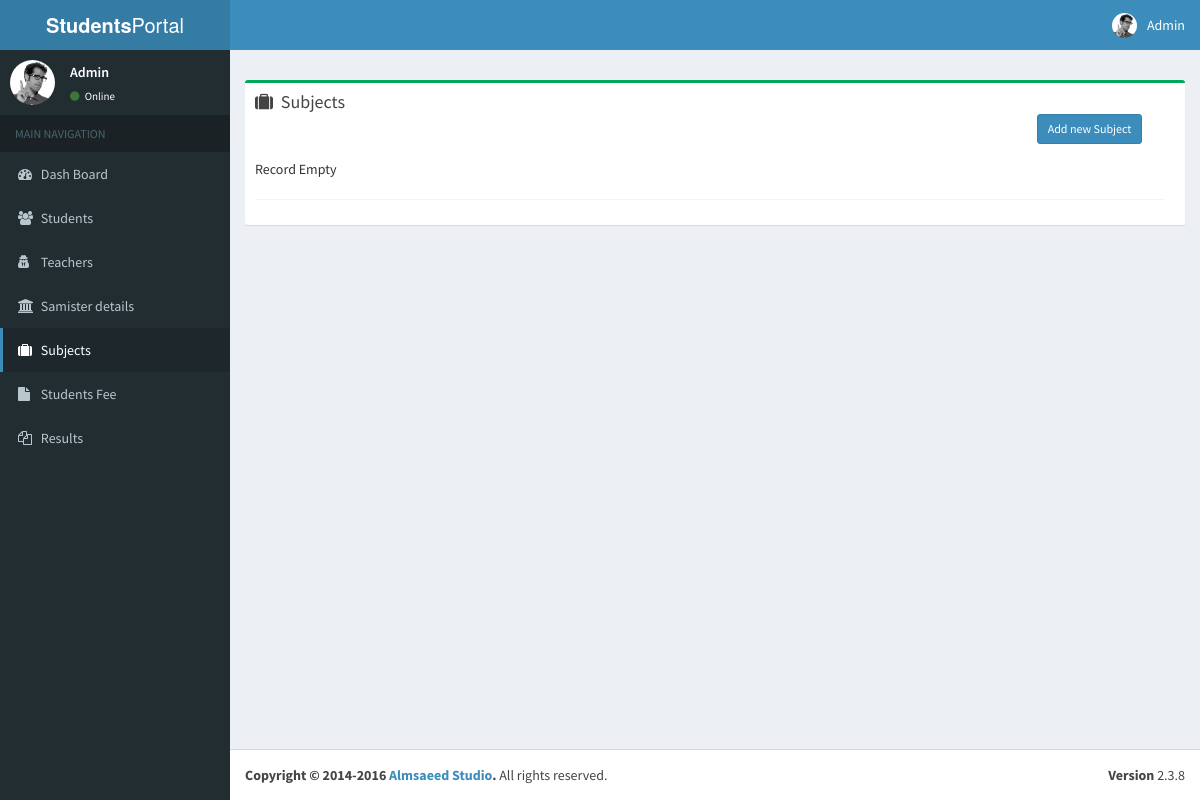
Before: /subjects.php with the older database file.
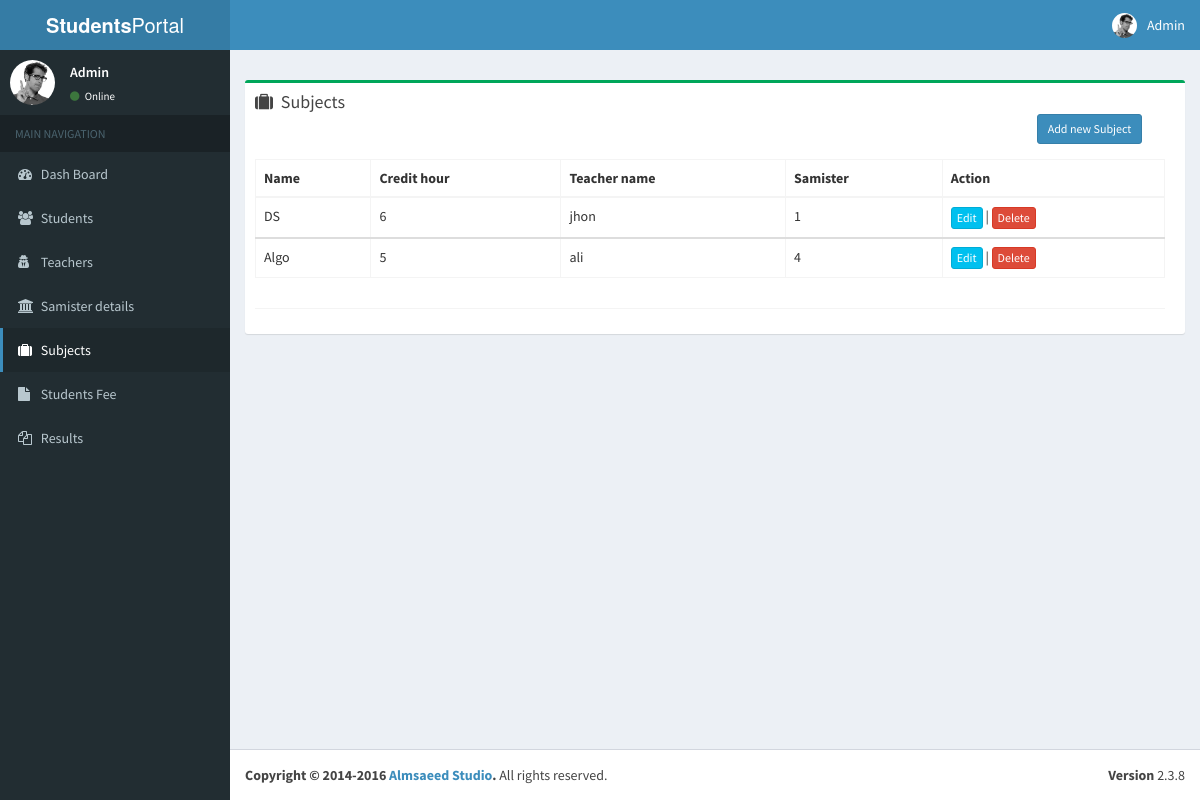
After: the same page with the newer database file.
### tables this page shows
CREATE TABLE `subjects` (
  `id` int(10) UNSIGNED NOT NULL,
  `name` varchar(191) NOT NULL,
  `credit_hour` varchar(191) NOT NULL,
  `teacher_id` int(10) UNSIGNED NOT NULL,
  `samester_id` int(10) UNSIGNED NOT NULL,
  `created_at` timestamp NULL DEFAULT NULL,
  `updated_at` timestamp NULL DEFAULT NULL
);

CREATE TABLE `teachers` (
  `id` int(10) UNSIGNED NOT NULL,
  `name` varchar(191) NOT NULL,
  `f_name` varchar(191) NOT NULL,
  `nic` varchar(191) NOT NULL,
  `phone` varchar(191) NOT NULL,
  `email` varchar(191) NOT NULL,
  `created_at` timestamp NULL DEFAULT NULL,
  `updated_at` timestamp NULL DEFAULT NULL
);

### subjects/index.php (the view, shortened to what this page needs)
<div class="content-wrapper">
  <section class="content-header">
  </section>
  <section class="content">
    <div class="row">
      <section class="col-lg-12 col-md-12">
        <div class="box box-success">
          <div class="box-header">
            <i class="fa fa-suitcase"></i>
            <h3 class="box-title">Subjects</h3>
               <div class="col-sm-12">
                </div>
            <div class="col-md-2" style="float: right;">
                <button type="button" class="btn btn-primary btn-sm" data-toggle="modal" data-target="#addTeacher" data-backdrop="static" data-keyboard="false">Add new Subject</button>
            </div>
          </div>
          <div class="box-body chat" id="chat-box">
            <div class="item">
                <?php
                  $q = "SELECT * FROM subjects";
                  $r = mysqli_query($dbc,$q);
                  if (mysqli_num_rows($r) <= 0) {
                  echo "<p>Record Empty</p>";
                   }else {
                    ?>
                    <table class="table table-hover table-bordered">
                        <thead>
                            <tr>
                              <th>Name</th>
                              <th>Credit hour</th>
                              <th>Teacher name</th>
                              <th>Samister</th>
                              <th>Action</th>
                            </tr>
                          </thead>
                        <?php } ?>
                      <?php
                        while( $row = $r->fetch_assoc() ) { ?>
                           <tbody>
                                <tr>
                                  <td id="stu_name"><?php
                                   echo $row['name'];?></td>
                                  <td id="stu_fname"><?php
                                   echo $row['credit_hour'];?></td>
                                  <td id="teacher_id"><?php
                                      $temp = "SELECT * FROM teachers WHERE id= '$row[teacher_id]' ";
                                      $teacher_obj =mysqli_query($dbc,$temp);
                                       while( $temp_teacher = $teacher_obj->fetch_assoc() ) {
                                        echo $temp_teacher['name']; } ?></td>
                                  <td id="samester_id"><?php echo $row['samester_id'];?></td>
                                  <td>
                                    <button type="button" class="editBtn btn btn-info btn-small btn-xs" data-backdrop="static" data-keyboard="false" data-id='<?=$row['id']?>' data-name='<?=$row['name']?>' data-credit_hour='<?=$row['credit_hour']?>' data-teacher_id='<?=$row['teacher_id']?>' data-samester_id='<?=$row['samester_id']?>'>
                                      Edit
                                    </button> |
                                    <a href="services/subject/deleteUser.php?del=<?php echo$row['id'];?>">
                                      <button type="button" class="btn btn-small btn-xs btn-danger" onclick="return confirm('Are you sure?')">Delete</button>
                                    </a>
                                  </td>
                                </tr>
                              </tbody>
                      <?php }
                      ?>
                  </table>
            </div>
          <div class="box-footer">
          </div>
        </div>
      </section>
      <section class="col-lg-5 connectedSortable">
      </section>
    </div>
  </section>
</div>

### subjects.php (shortened to what this page needs)
  <!DOCTYPE html>
<html>
<head>
  <?php include('header.php');?>
<body class="hold-transition skin-blue sidebar-mini">
<?php include('subjects/index.php');?>
<?php include('end.php');?>
</body>
</html>

### header.php (shortened to what this page needs)
  <link rel="stylesheet" href="assets/bootstrap/css/bootstrap.min.css">
  <link rel="stylesheet" href="https://cdnjs.cloudflare.com/ajax/libs/font-awesome/4.5.0/css/font-awesome.min.css">
  <link rel="stylesheet" href="https://cdnjs.cloudflare.com/ajax/libs/ionicons/2.0.1/css/ionicons.min.css">
  <link rel="stylesheet" href="assets/dist/css/AdminLTE.min.css">
  <link rel="stylesheet" href="assets/dist/css/skins/_all-skins.min.css">
  <link rel="stylesheet" href="assets/plugins/bootstrap-wysihtml5/bootstrap3-wysihtml5.min.css">
  <link rel="stylesheet" href="assets/dist/css/style.css">
  </head>
<div class="wrapper">
  <header class="main-header">
    <a href="./dashBoard.php" class="logo">
      <span class="logo-lg"><b>Students</b>Portal</span>
    </a>
    <nav class="navbar navbar-static-top">
      <div class="navbar-custom-menu">
        <ul class="nav navbar-nav">
          <li class="dropdown user user-menu">
            <a href="#" class="dropdown-toggle" data-toggle="dropdown">
              <img src="assets/dist/img/user2-160x160.jpg" class="user-image" alt="User Image">
              <span class="hidden-xs">Admin</span>
            </a>
          </li>
        </ul>
      </div>
    </nav>
  </header>
   <?php include('/templates/side_bar.php');?>

### templates/side_bar.php
<?php
   function curPageName() {
     return substr($_SERVER["SCRIPT_NAME"],strrpos($_SERVER["SCRIPT_NAME"],"/")+1);
  }
?>
 <aside class="main-sidebar">
    <section class="sidebar">
      <div class="user-panel">
        <div class="pull-left image">
          <img src="assets/dist/img/user2-160x160.jpg" class="img-circle" alt="User Image">
        </div>
        <div class="pull-left info">
          <p>Admin</p>
          <a href="#"><i class="fa fa-circle text-success"></i> Online</a>
        </div>
      </div>
      <ul class="sidebar-menu">
        <li class="header">MAIN NAVIGATION</li>
      <?php $curntPage =  curPageName(); if($curntPage == "dashBoard.php") { ?>
        <li class="treeview active"> <?php
        } else{?>  <li class="treeview"> <?php }  ?>
          <a href="./dashBoard.php">
            <i class="fa fa-tachometer"></i> <span>Dash Board</span>
          </a>
        </li>
        <?php $curntPage =  curPageName(); if($curntPage == "index.php") { ?>
        <li class="treeview active"> <?php
        } else{?>  <li class="treeview"> <?php }  ?>
          <a href="./index.php">
            <i class="fa fa-users"></i> <span>Students</span>
          </a>
        </li>
        <?php $curntPage =  curPageName(); if($curntPage == "teachers.php") { ?>
        <li class="treeview active"> <?php
        } else{?>  <li class="treeview"> <?php }  ?>
          <a href="./teachers.php">
            <i class="fa fa-user-secret"></i>
            <span> Teachers</span>
          </a>
        </li>
         <?php $curntPage =  curPageName(); if($curntPage == "samester.php") { ?>
        <li class="treeview active"> <?php
        } else{?>  <li class="treeview"> <?php }  ?>
          <a href="./samester.php">
            <i class="fa fa-university"></i>
            <span> Samister details</span>
          </a>
        </li>
        <?php $curntPage =  curPageName(); if($curntPage == "subjects.php") { ?>
        <li class="treeview active"> <?php
        } else{?>  <li class="treeview"> <?php }  ?>
          <a href="./subjects.php">
            <i class="fa fa-suitcase"></i>
            <span>Subjects</span>
          </a>
        </li>
        <?php $curntPage =  curPageName(); if($curntPage == "fee.php") { ?>
        <li class="treeview active"> <?php
        } else{?>  <li class="treeview"> <?php }  ?>
          <a href="./fee.php">
            <i class="fa fa-file"></i>
            <span>Students Fee</span>
          </a>
        </li>
        <?php $curntPage =  curPageName(); if($curntPage == "results.php") { ?>
        <li class="treeview active"> <?php
        } else{?>  <li class="treeview"> <?php }  ?>
          <a href="./results.php">
          <i class="fa fa-files-o"></i>
            <span>Results</span>
          </a>
        </li>
      </ul>
    </section>
  </aside>

### end.php (shortened to what this page needs)
  <footer class="main-footer">
    <div class="pull-right hidden-xs">
      <b>Version</b> 2.3.8
    </div>
    <strong>Copyright &copy; 2014-2016 <a href="http://almsaeedstudio.com">Almsaeed Studio</a>.</strong> All rights
    reserved.
  </footer>
</div>

Changed rows visible on the page:
added subjects: name "DS", credit_hour "6", samester "1"
added teachers: name "jhon", shown under "DS"
added subjects: name "Algo", credit_hour "5", samester "4"
added teachers: name "ali", shown under "Algo"
Other visible differences:
text no longer shown: "Record Empty"
text now shown: "Name Credit hour Teacher name Samister Action"
